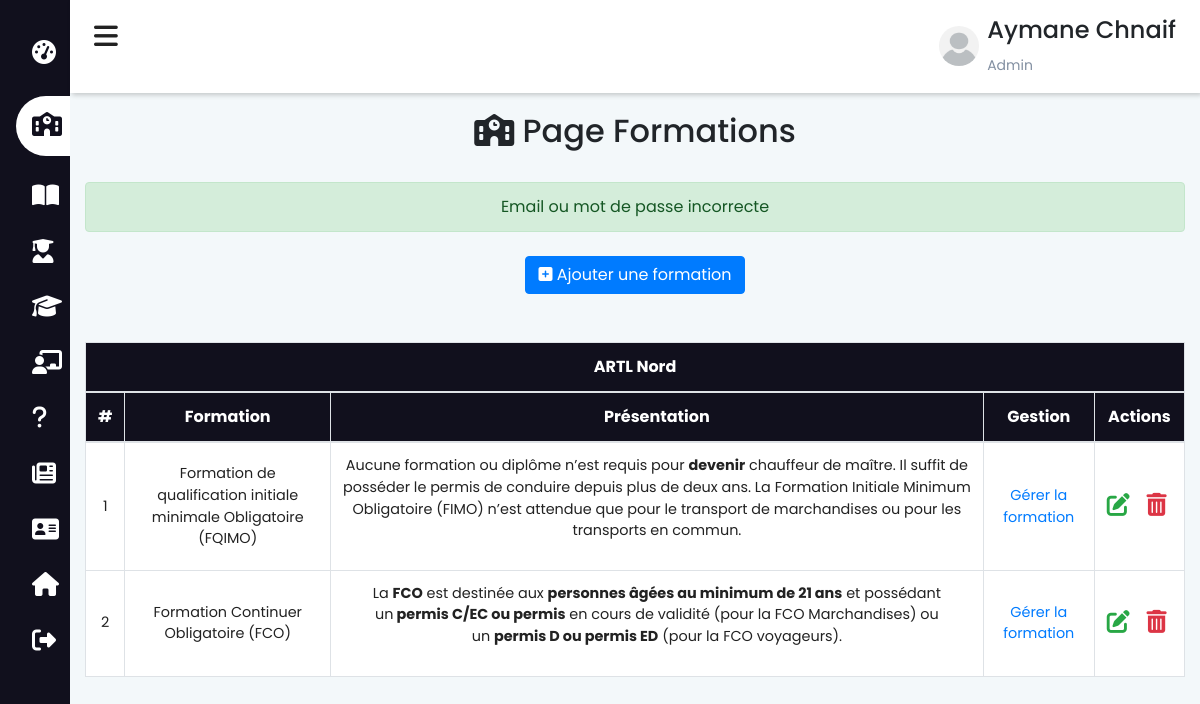
The page /admin/formations (signed in) on the database as committed earlier.
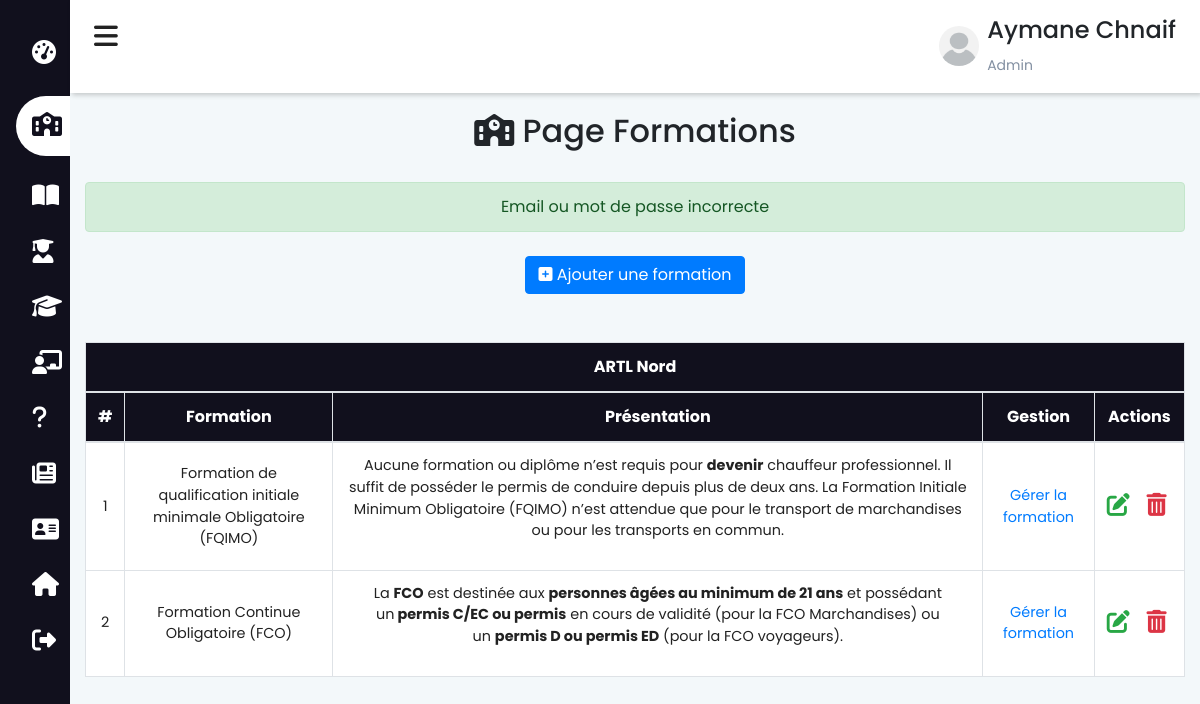
The same page on the database as committed later.
### tables this page shows
CREATE TABLE `formation` (
  `for_id` int(11) NOT NULL,
  `for_nom` varchar(200) NOT NULL,
  `for_nom_arab` varchar(200) NOT NULL,
  `for_pres` text NOT NULL,
  `for_pres_arab` text NOT NULL,
  `for_descr` text NOT NULL,
  `for_desc_arab` text NOT NULL
);

### functions/db.php (called while the page is built, shortened)
<?php
    class DBController{
        protected $host = "localhost";
        protected $user = "root";
        protected $password = "";
        protected $db = "ecole";
        public function __construct(){
            $this->conn = mysqli_connect($this->host, $this->user, $this->password, $this->db);
        }
    }
?>

### session.php (called while the page is built, shortened)
<?php
    require("functions/db.php");
    require("functions/etudiant.php");
    $db = new DBController();
    $data = new Etudiant($db);
?>

### functions/etudiant.php (called while the page is built, shortened)
<?php
    class Etudiant{
        public $db = null;
        public function __construct(DBController $db){
            $this->db = $db;
        }
        public function getformation(){
            $result = $this->db->conn->query("SELECT * FROM `formation`");
            $resultArray = array();
            while ($item = mysqli_fetch_array($result, MYSQLI_ASSOC)){
                $resultArray[] = $item;
            }
            return $resultArray;
        }
    }
?>

### admin/formations.php (the view, shortened to what the changed rows need)
<?php include_once "../session.php"; ?>
<?php
$formations = $data->getFormation();
?>
<!DOCTYPE html>
<html lang="fr">
<head>
    <?php
        include_once "../includes/header.php";
    ?>
</head>
<body>
    <div class="main-content">
        <header>
            <?php include 'admin.php' ?>
        </header>
        <div class="container-fluid mt-5 pt-5">
            <div class="text-center py-3">
                <h2><i class="fas fa-school"></i> Page Formations</h2>
            </div>
            <div id="frensh">
                <table class="table table-bordered mt-5 bg-white">
                    <thead class="text-center text-white" style="background-color: #11101d;">
                        <tr>
                            <th scope="col" colspan="7">ARTL Nord</th>
                        </tr>
                        <tr>
                            <th scope="col">#</th>
                            <th scope="col">Formation</th>
                            <th scope="col">Présentation</th>
                            <th scope="col">Gestion</th>
                            <th scope="col">Actions</th>
                        </tr>
                    </thead>
                    <tbody class="text-center">
                        <?php
                        if (empty($formations)) {
                        ?>
                            <tr>
                                <th scope="row" colspan="7">
                                    <h2>Aucune formation n'est enregistrée veuillez ajouter une formation</h2>
                                </th>
                            </tr>
                            <?php
                        } else {
                            $i = 1;
                            foreach ($formations as $formation) {
                            ?>
                                <tr>
                                    <td class="row-style"><?php echo $i ?></td>
                                    <td class="row-style"><?php echo $formation['for_nom'] ?></td>
                                    <td class="row-style"><?php echo $formation['for_pres'] ?></td>
                                    <td class="row-style">
                                        <a href="gestion-formation?id=<?php echo $formation['for_id'] ?>" target="_blank">
                                            Gérer la formation
                                        </a>
                                    </td>
                                    <td class="row-style">
                                        <div class="row">
                                            <div class="col-md-5">
                                                <a href="modifier-formation?id=<?php echo $formation['for_id'] ?>" target="_blank">
                                                    <i class="fas fa-edit text-success awesome-size"></i>
                                                </a>
                                            </div>
                                            <div class="col-md-5">
                                                <form action="" method="POST">
                                                    <button type="submit" class="btn-style" name="submit_formation" onclick='return confirm("Voulez-vous supprimer cette formation \nATTENTION!! tous les étudiants seront supprimés")'>
                                                        <i class="fas fa-trash-alt text-danger awesome-size"></i>
                                                    </button>
                                                </form>
                                            </div>
                                        </div>
                                    </td>
                                </tr>
                        <?php
                                $i++;
                            }
                        }
                        ?>
                    </tbody>
                </table>
                <br>
            </div>
        </div>
    </div>
</body>
</html>

Rows that differ between the two databases and show on the page:
changed formation "Formation de qualification initiale minimale Obligatoire (FQIMO)": for_pres "…requis pour devenir chauffeur de maître. Il suffit de posséder le permis de conduire depuis plus de deux ans. La Formation Initiale Minimum Obligatoire (FIMO) n’est attendue que pour…" → "…requis pour devenir chauffeur professionnel. Il suffit de posséder le permis de conduire depuis plus de deux ans. La Formation Initiale Minimum Obligatoire (FQIMO) n’est attendue que pour…"
changed formation: for_nom "Formation Continuer Obligatoire (FCO)" → "Formation Continue Obligatoire (FCO)"
